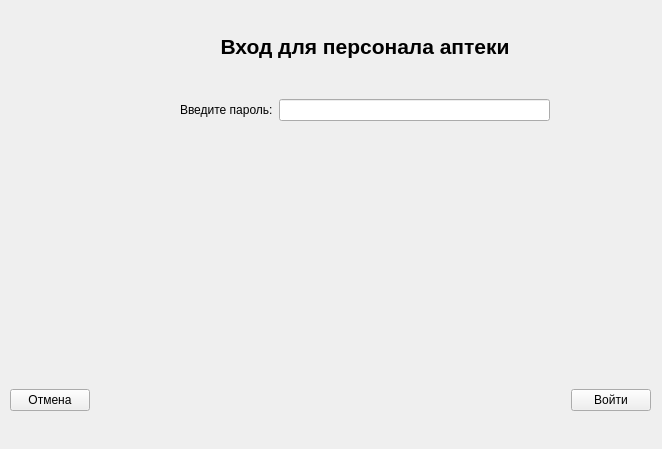
<?xml version="1.0" encoding="UTF-8"?>
<ui version="4.0">
 <class>AptekaPassword</class>
 <widget class="QWidget" name="AptekaPassword">
  <property name="geometry">
   <rect>
    <x>0</x>
    <y>0</y>
    <width>662</width>
    <height>449</height>
   </rect>
  </property>
  <property name="windowTitle">
   <string>Form</string>
  </property>
  <widget class="QWidget" name="layoutWidget">
   <property name="geometry">
    <rect>
     <x>10</x>
     <y>370</y>
     <width>641</width>
     <height>61</height>
    </rect>
   </property>
   <layout class="QHBoxLayout" name="horizontalLayout_2">
    <item>
     <widget class="QPushButton" name="cancelButton">
      <property name="text">
       <string>Отмена</string>
      </property>
     </widget>
    </item>
    <item>
     <spacer name="horizontalSpacer">
      <property name="orientation">
       <enum>Qt::Orientation::Horizontal</enum>
      </property>
      <property name="sizeHint" stdset="0">
       <size>
        <width>40</width>
        <height>20</height>
       </size>
      </property>
     </spacer>
    </item>
    <item>
     <widget class="QPushButton" name="loginButton">
      <property name="text">
       <string>Войти</string>
      </property>
     </widget>
    </item>
   </layout>
  </widget>
  <widget class="QWidget" name="">
   <property name="geometry">
    <rect>
     <x>180</x>
     <y>0</y>
     <width>370</width>
     <height>121</height>
    </rect>
   </property>
   <layout class="QVBoxLayout" name="verticalLayout">
    <item>
     <widget class="QLabel" name="label">
      <property name="font">
       <font>
        <pointsize>15</pointsize>
       </font>
      </property>
      <property name="text">
       <string>&lt;html&gt;&lt;head/&gt;&lt;body&gt;&lt;p align=&quot;center&quot;&gt;&lt;span style=&quot; font-size:16pt; font-weight:700;&quot;&gt;Вход для персонала аптеки&lt;/span&gt;&lt;/p&gt;&lt;/body&gt;&lt;/html&gt;</string>
      </property>
     </widget>
    </item>
    <item>
     <layout class="QHBoxLayout" name="horizontalLayout">
      <item>
       <widget class="QLabel" name="label_2">
        <property name="text">
         <string>Введите пароль:</string>
        </property>
       </widget>
      </item>
      <item>
       <widget class="QLineEdit" name="passwordEdit"/>
      </item>
     </layout>
    </item>
   </layout>
  </widget>
 </widget>
 <resources/>
 <connections/>
</ui>
